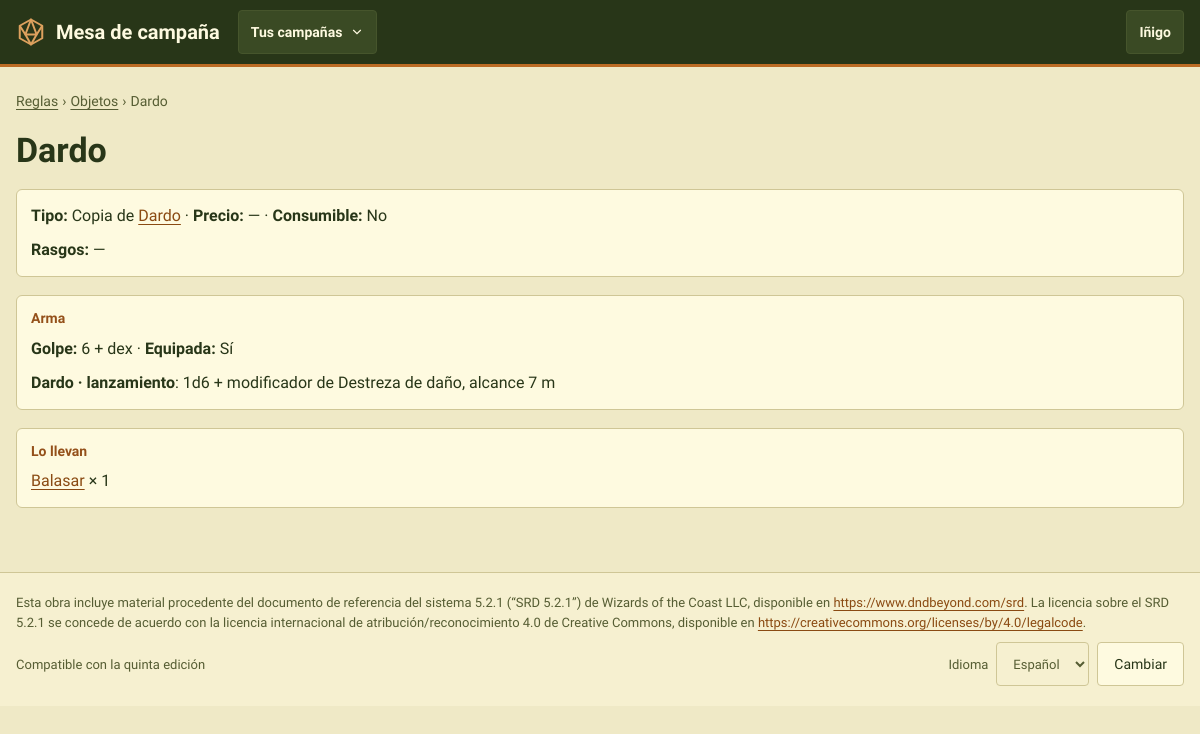
Page /reglas/objetos/158/ (signed in) on the committed database.
### CampaignManager/models.py (models this page shows, shortened)
class User(AbstractUser):
    pass

class Item(models.Model):
    name = models.CharField(max_length=100)
    price = models.IntegerField(null=True, blank=True)
    description = models.TextField(blank=True)
    consumable = models.BooleanField(default=False)
    template = models.ForeignKey(
        "self",
        on_delete=models.PROTECT,
        null=True,
        blank=True,
        related_name="copies",
        limit_choices_to={"template__isnull": True},
        help_text="Only for copies: the item template this piece was made from",
    )
    effects = models.ManyToManyField("Effect", through="ItemEffect")

class Weapon(models.Model):
    item = models.OneToOneField("Item", on_delete=models.CASCADE)
    to_hit = models.CharField(
        max_length=50,
        validators=[validate_to_hit],
        help_text='Formula: optional integer + "str" or "dex" + optional multiplier, '
        'e.g. "dex", "2 + str", "-3 + dex x2" (= -3 + 2 × Dexterity modifier)',
    )
    equipped = models.BooleanField(default=False)
    attacks = models.ManyToManyField("Attack", blank=True)

class Attack(models.Model):
    name = models.CharField(max_length=100)
    extra = models.IntegerField(default=0, help_text="Fixed damage that does not depend on dice")
    range = models.IntegerField(null=True, blank=True, help_text="In meters; in melee, 1 square = 1 m. Empty if the attack has no set range")
    area = models.IntegerField(default=0, help_text="In meters")
    cooldown = models.IntegerField(default=0, help_text="In rounds")
    stat_bonus = models.CharField(
        max_length=3,
        choices=Stat.choices,
        null=True,
        blank=True,
        help_text="Ability whose modifier is added to the damage (some blunt attacks add Strength)",
    )
    dice = models.ManyToManyField("DiceRoll", blank=True)
    armor_damages = models.ManyToManyField("ArmorDamage", blank=True)
    effects = models.ManyToManyField("Effect", blank=True)
    @property
    def base_dice(self):
        return self.dice.filter(per_extra_level=False)
    @property
    def scaling_dice(self):
        return self.dice.filter(per_extra_level=True)
    def damage(self, character=None, extra_levels=0):
        """The damage with numbers (game rule 4), as (dice, bonus).

        dice: [(amount, sides)], the base dice plus the dice per extra level rolled
        `extra_levels` times, adding up dice with the same sides.
        bonus: `extra` plus `character`'s modifier for `stat_bonus`, if the attack has one.
        """
        amounts = {}
        for roll in self.dice.all():
            times = extra_levels if roll.per_extra_level else 1
            if times:
                amounts[roll.sides] = amounts.get(roll.sides, 0) + roll.amount * times
        bonus = self.extra
        if self.stat_bonus:
            if character is None:
                raise ValueError(f"{self} adds a {self.get_stat_bonus_display()} modifier: pass the character.")
            bonus += character.modifier(self.stat_bonus)
        return [(amount, sides) for sides, amount in amounts.items()], bonus

class DiceRoll(models.Model):
    amount = models.IntegerField(help_text="Number of dice")
    sides = models.IntegerField(help_text="Sides per die")
    per_extra_level = models.BooleanField(
        default=False,
        help_text="Rolled once per extra level: spell slot levels above the spell's level, "
        "or character levels 5, 11 and 17 reached for cantrips. Not used by weapons.",
    )
    def __str__(self):
        dice = f"{self.amount}d{self.sides}"
        return f"{dice} per extra level" if self.per_extra_level else dice

class Inventory(models.Model):
    character = models.ForeignKey("Character", on_delete=models.CASCADE)
    item = models.ForeignKey("Item", on_delete=models.CASCADE)
    quantity = models.IntegerField(default=1)
    class Meta:
        verbose_name_plural = "inventories"
        constraints = [
            models.UniqueConstraint(fields=["character", "item"], name="unique_inventory_item"),
        ]

class Character(models.Model):
    class Status(models.TextChoices):
        PENDIENTE = "pendiente", "Pendiente"
        APROBADO = "aprobado", "Aprobado"
    name = models.CharField(max_length=100)
    xp = models.IntegerField(default=0)
    level = models.PositiveSmallIntegerField(
        default=1,
        validators=[MinValueValidator(1), MaxValueValidator(rules.MAX_LEVEL)],
        help_text="Level reached. It can be behind the XP until the player levels up",
    )
    hp = models.IntegerField(help_text="Maximum hit points")
    temp_hp = models.IntegerField(help_text="Current hit points")
    ac = models.IntegerField(help_text="Armor class")
    temp_ap = models.IntegerField(default=0, help_text="Current armor points")
    inspiration = models.IntegerField(default=0)
    strength = models.IntegerField()
    dexterity = models.IntegerField()
    constitution = models.IntegerField()
    intelligence = models.IntegerField()
    wisdom = models.IntegerField()
    charisma = models.IntegerField()
    portrait = models.ImageField(upload_to="retratos/", blank=True)
    background = models.TextField(blank=True)
    notes = models.TextField(blank=True, help_text="The player's own notes")
    status = models.CharField(max_length=10, choices=Status.choices, default=Status.APROBADO)
    dead = models.BooleanField(default=False)
    knocked_down_in = models.ForeignKey(
        "Encounter", on_delete=models.SET_NULL, null=True, blank=True, related_name="+",
        help_text="The fight in which the character was last knocked down",
    )
    magic_points = models.PositiveIntegerField(default=0)
    magic_points_bonus = models.IntegerField(
        default=0, help_text="The master's adjustment to the magic points the class gives at this level (can be negative)")
    player = models.ForeignKey(User, on_delete=models.SET_NULL, null=True, blank=True)
    char_class = models.ForeignKey("CharacterClass", on_delete=models.PROTECT)
    subclass = models.ForeignKey("Subclass", on_delete=models.PROTECT, null=True, blank=True)
    race = models.ForeignKey("Race", on_delete=models.PROTECT)
    subrace = models.ForeignKey("Subrace", on_delete=models.PROTECT, null=True, blank=True)
    campaigns = models.ManyToManyField("Campaign", blank=True, related_name="characters")
    is_npc = models.BooleanField(default=False)
    template = models.ForeignKey(
        "self",
        on_delete=models.CASCADE,
        null=True,
        blank=True,
        related_name="copies",
        limit_choices_to={"is_npc": True, "template__isnull": True},
        help_text="Only for NPC copies: the NPC template this character was made from",
    )
    abilities = models.ManyToManyField("Ability", through="CharacterAbility", blank=True)
    spells = models.ManyToManyField("Spell", blank=True)
    items = models.ManyToManyField("Item", through="Inventory")
    effects = models.ManyToManyField("Effect", through="ActiveEffect")
    class Meta:
        ordering = ["name"]
        indexes = [models.Index(fields=["is_npc", "status"])]
        constraints = [
            models.CheckConstraint(
                condition=models.Q(template__isnull=True) | models.Q(is_npc=True),
                name="template_only_for_npcs",
                violation_error_message="Only NPCs can have a template.",
            ),
            models.CheckConstraint(
                condition=models.Q(level__gte=1, level__lte=rules.MAX_LEVEL),
                name="level_from_1_to_max",
            ),
        ]

### CampaignManager/views.py (the view)
# urls.py: path("reglas/objetos/<int:pk>/", views.ItemDetailView.as_view(), name="item_detail"),
class ItemDetailView(LoginRequiredMixin, DetailView):
    model = Item
    context_object_name = "item"
    template_name = "item_detail.html"
    def get_object(self, queryset=None):
        item = super().get_object(queryset)
        if item.template_id and not Inventory.objects.filter(item=item, character__in=visible_characters(self.request.user)).exists():
            raise Http404("Ese objeto no es de ninguno de tus personajes.")
        return item
    def get_context_data(self, **kwargs):
        context = super().get_context_data(**kwargs)
        visible = visible_characters(self.request.user)
        carried = Inventory.objects.filter(character__in=visible).select_related("character")
        context["carriers"] = carried.filter(item=self.object)
        context["copies"] = (
            self.object.copies.filter(inventory__character__in=visible).distinct()
            .prefetch_related(Prefetch("inventory_set", queryset=carried, to_attr="visible_rows"))
        ) if not self.object.template_id else []
        return context

### CampaignManager/templates/item_detail.html (shortened to what this page needs)
{% extends "base.html" %}
{% load i18n %}
{% block content %}
<section class="pila" aria-labelledby="h-reglas">
    <nav class="migas" aria-label="{% translate 'Ruta' %}"><a href="{% url 'index' %}">{% translate "Reglas" %}</a> <span aria-hidden="true">›</span> <a href="{% url 'item_list' %}">{% translate "Objetos" %}</a> <span aria-hidden="true">›</span> <span>{{ item.name }}</span></nav>
    <h1 id="h-reglas">{{ item.name }}</h1>
    <div class="tarjeta compacta">
        <p><b>{% translate "Tipo" %}:</b> {% if item.template %}{% translate "Copia de" %} <a href="{% url 'item_detail' item.template_id %}">{{ item.template.name }}</a>{% else %}{% translate "Plantilla" %}{% endif %}
            · <b>{% translate "Precio" %}:</b> {{ item.price|default_if_none:"—" }}
            · <b>{% translate "Consumible" %}:</b> {% if item.consumable %}{% translate "Sí" %}{% else %}{% translate "No" %}{% endif %}</p>
        <p><b>{% translate "Rasgos" %}:</b> {% for row in item.itemeffect_set.all %}<span class="rasgo" title="{{ row.effect.description }}">{{ row.effect.name }}{% if row.value is not None %} {{ row.value }}{% endif %}</span> {% empty %}—{% endfor %}</p>
    </div>
    {% if item.weapon %}
    <div class="tarjeta compacta">
        <h2 class="rotulo">{% translate "Arma" %}</h2>
        <p><b>{% translate "Golpe" %}:</b> {{ item.weapon.to_hit }}{% if item.template %} · <b>{% translate "Equipada" %}:</b> {% if item.weapon.equipped %}{% translate "Sí" %}{% else %}{% translate "No" %}{% endif %}{% endif %}</p>
        <ul class="lista-limpia" style="gap:4px">{% for attack in item.weapon.attacks.all %}<li>{% include "attack_summary.html" %}</li>{% empty %}<li class="atenuado">{% translate "Esta arma no tiene ataques." %}</li>{% endfor %}</ul>
    </div>
    {% endif %}
    <div class="tarjeta compacta">
        <h2 class="rotulo">{% translate "Lo llevan" %}</h2>
        <ul class="lista-limpia" style="gap:4px">{% for row in carriers %}<li><a href="{% url 'character_detail' row.character_id %}">{{ row.character.name }}</a> × {{ row.quantity }}</li>{% empty %}<li class="atenuado">{% translate "Ninguno de los personajes que puedes ver lo lleva." %}</li>{% endfor %}</ul>
    </div>
</section>
{% endblock %}

### CampaignManager/templates/base.html (shortened to what this page needs)
{% load static i18n mesa %}<!DOCTYPE html>
{% get_current_language as LANGUAGE_CODE %}
<html lang="{{ LANGUAGE_CODE }}">
<head>
    <link rel="stylesheet" href="{% asset 'css/mesa.css' %}">
</head>
<body>
<header class="cabecera">
    <div class="cabecera-inner">
        <a class="marca" href="{% url 'start' %}">
            <svg width="30" height="30" viewBox="0 0 24 24" fill="none" stroke="#DDA15E" stroke-width="1.6" stroke-linejoin="round" aria-hidden="true"><path d="M12 2 21 7v10l-9 5-9-5V7z"></path><path d="M12 2 7.5 14h9z"></path><path d="M3 7l4.5 7M21 7l-4.5 7M7.5 14 12 22l4.5-8"></path></svg>
            <span>Mesa de campaña</span>
        </a>
        {% if user.is_authenticated and nav_campaigns %}
        <details class="desplegable">
            <summary aria-label="{% translate 'Cambiar de campaña' %}">{% if nav_campaign %}{{ nav_campaign.name }}{% else %}{% translate "Tus campañas" %}{% endif %}
                <svg width="14" height="14" viewBox="0 0 24 24" fill="none" stroke="currentColor" stroke-width="2" stroke-linecap="round" aria-hidden="true"><path d="M6 9l6 6 6-6"></path></svg></summary>
        </details>
        {% endif %}
        {% if user.is_authenticated %}
        <details class="desplegable">
            <summary>{{ user.get_short_name|default:user.username }}</summary>
        </details>
        {% endif %}
    </div>
</header>
<main id="principal" class="contenido">
    {% block content %}{% endblock %}
</main>
<footer class="pie">
    <div class="pie-inner">
        <p lang="es">Esta obra incluye material procedente del documento de referencia del sistema 5.2.1 (“SRD 5.2.1”) de Wizards of the Coast LLC, disponible en <a href="https://www.dndbeyond.com/srd">https://www.dndbeyond.com/srd</a>. La licencia sobre el SRD 5.2.1 se concede de acuerdo con la licencia internacional de atribución/reconocimiento 4.0 de Creative Commons, disponible en <a href="https://creativecommons.org/licenses/by/4.0/legalcode">https://creativecommons.org/licenses/by/4.0/legalcode</a>.</p>
        <div class="fila-s" style="justify-content:space-between">
            <span>{% translate "Compatible con la quinta edición" %}</span>
            <form action="{% url 'set_language' %}" method="post" class="fila-s">
                <label for="idioma">{% translate "Idioma" %}</label>
                <select id="idioma" name="language" class="entrada" style="width:auto">
                    {% get_available_languages as LANGUAGES %}
                    {% for code, name in LANGUAGES %}<option value="{{ code }}" {% if code == LANGUAGE_CODE %}selected{% endif %}>{{ name }}</option>{% endfor %}
                </select>
                <button type="submit" class="btn">{% translate "Cambiar" %}</button>
            </form>
        </div>
    </div>
</footer>
</body>
</html>

### CampaignManager/templates/attack_summary.html (shortened to what this page needs)
{% load i18n %}
<strong>{{ attack.name }}</strong>:
{% for dice in attack.base_dice %}{{ dice }}{% endfor %}{% if attack.stat_bonus %}{% if attack.base_dice.exists or attack.extra %} + {% endif %}{% translate "modificador de" %} {{ attack.get_stat_bonus_display }}{% endif %} {% translate "de daño" %}{% if attack.range is not None %}, {% translate "alcance" %} {{ attack.range }} m{% endif %}

### rows in the picture
User: get_short_name "Iñigo"
Item: name "Dardo", template.name "Dardo", price "—", weapon.to_hit "6 + dex"
Attack: name "Dardo · lanzamiento", stat_bonus "Destreza", range "7"
DiceRoll: amount+sides+per_extra_level "1d6"
Inventory: character.name "Balasar", quantity "1"

### other values in the picture
form field language "Español"
